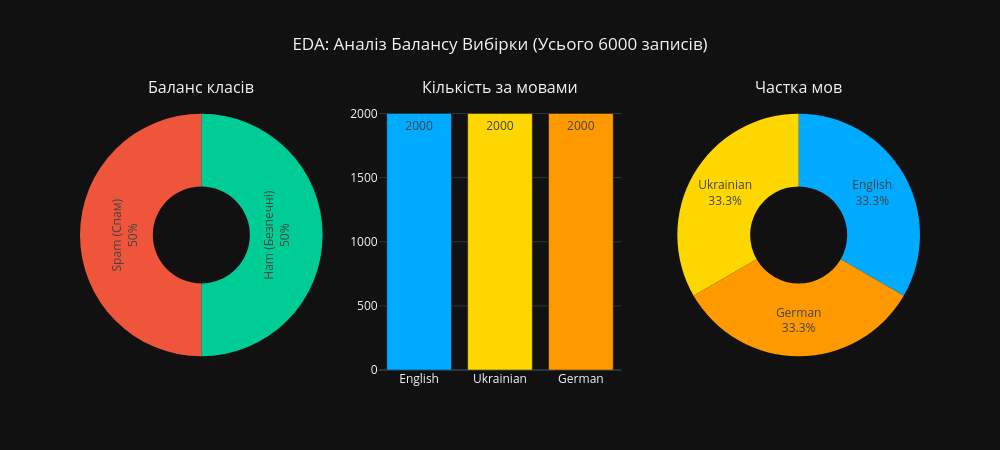

Notebook code for this chart:
### Markdown cell above
**5. Візуалізувати розподіл повідомлень:**

### Code cell
print("📊 Аналіз розподілу класів та мов...")

fig = make_subplots(
    rows=1, cols=3, 
    specs=[[{"type": "domain"}, {"type": "xy"}, {"type": "domain"}]], 
    subplot_titles=("Баланс класів", "Кількість за мовами", "Частка мов")
)

class_counts = df_global['label_text'].value_counts()
lang_counts = df_global['language'].value_counts()

fig.add_trace(go.Pie(
    labels=class_counts.index, 
    values=class_counts.values, 
    hole=0.4, 
    marker=dict(colors=[COLOR_HAM if 'Ham' in label else COLOR_SPAM for label in class_counts.index]),
    textinfo='label+percent',
    hovertemplate="<b>%{label}</b><br>Кількість: %{value} шт.<br>Частка: %{percent}<extra></extra>"
), row=1, col=1)

fig.add_trace(go.Bar(
    x=lang_counts.index, 
    y=lang_counts.values, 
    marker_color=[COLOR_LANGS.get(lang, '#888') for lang in lang_counts.index],
    text=lang_counts.values,
    textposition='auto',
    hovertemplate="<b>%{x}</b><br>Кількість: %{y} шт.<extra></extra>"
), row=1, col=2)

fig.add_trace(go.Pie(
    labels=lang_counts.index, 
    values=lang_counts.values, 
    hole=0.4, 
    marker=dict(colors=[COLOR_LANGS.get(lang, '#888') for lang in lang_counts.index]),
    textinfo='label+percent',
    hovertemplate="<b>%{label}</b><br>Кількість: %{value} шт.<br>Частка: %{percent}<extra></extra>"
), row=1, col=3)

fig.update_layout(
    template=PLOT_TEMPLATE, 
    height=450,
    width=1000,
    title_text=f"EDA: Аналіз Балансу Вибірки (Усього {len(df_global)} записів)", 
    title_x=0.5,
    showlegend=False
)

print("\nКрасивий Вивід:")
fig.show()

print("Технічний Вивід:")
print(f" ▶ Спам повідомлень:     {class_counts.get(TARGET_CLASSES[1], 0)} шт.")
print(f" ▶ Безпечних листів:     {class_counts.get(TARGET_CLASSES[0], 0)} шт.")
for lang, count in lang_counts.items():
    print(f" ▶ Мова {lang}:   {' '*(12-len(lang))} {count} шт.")

### Figure 1 — Plotly figure (JSON) as saved in the notebook; plotly's stock layout.template omitted (floating-point values rounded to 4 significant figures)
{"data": [{"domain": {"x": [0, 0.2889], "y": [0, 1]}, "hole": 0.4, "hovertemplate": "<b>%{label}</b><br>Кількість: %{value} шт.<br>Частка: %{percent}<extra></extra>", "labels": ["Ham (Безпечні)", "Spam (Спам)"], "marker": {"colors": ["#00cc96", "#ef553b"]}, "textinfo": "label+percent", "type": "pie", "values": [3000, 3000]}, {"hovertemplate": "<b>%{x}</b><br>Кількість: %{y} шт.<extra></extra>", "marker": {"color": ["#00aaff", "#ffd700", "#ff9900"]}, "text": [2000.0, 2000.0, 2000.0], "textposition": "auto", "type": "bar", "x": ["English", "Ukrainian", "German"], "xaxis": "x", "y": [2000, 2000, 2000], "yaxis": "y"}, {"domain": {"x": [0.7111, 1], "y": [0, 1]}, "hole": 0.4, "hovertemplate": "<b>%{label}</b><br>Кількість: %{value} шт.<br>Частка: %{percent}<extra></extra>", "labels": ["English", "Ukrainian", "German"], "marker": {"colors": ["#00aaff", "#ffd700", "#ff9900"]}, "textinfo": "label+percent", "type": "pie", "values": [2000, 2000, 2000]}], "layout": {"annotations": [{"font": {"size": 16}, "showarrow": false, "text": "Баланс класів", "x": 0.1444, "xanchor": "center", "xref": "paper", "y": 1, "yanchor": "bottom", "yref": "paper"}, {"font": {"size": 16}, "showarrow": false, "text": "Кількість за мовами", "x": 0.5, "xanchor": "center", "xref": "paper", "y": 1, "yanchor": "bottom", "yref": "paper"}, {"font": {"size": 16}, "showarrow": false, "text": "Частка мов", "x": 0.8556, "xanchor": "center", "xref": "paper", "y": 1, "yanchor": "bottom", "yref": "paper"}], "height": 450, "showlegend": false, "title": {"text": "EDA: Аналіз Балансу Вибірки (Усього 6000 записів)", "x": 0.5}, "width": 1000, "xaxis": {"anchor": "y", "domain": [0.3556, 0.6444]}, "yaxis": {"anchor": "x", "domain": [0, 1]}}}
